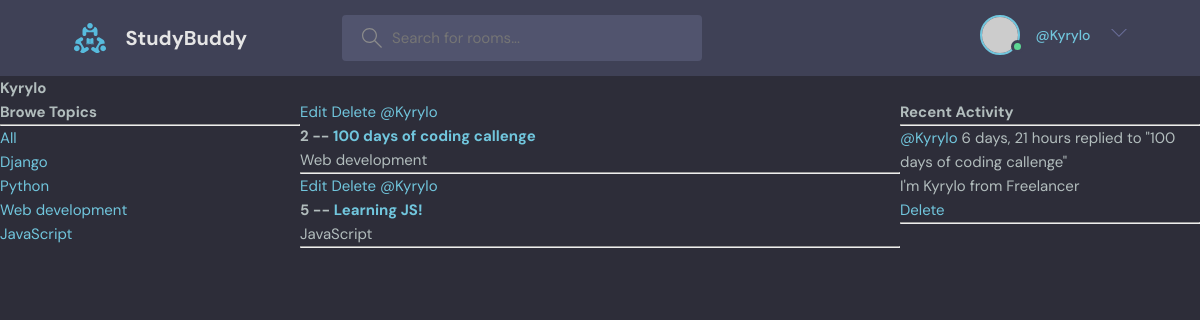
/profile/2/ (signed in), run on the app's committed database.
### base/models.py (models this page shows, shortened)
class Topic(models.Model):
    name = models.CharField(max_length=200)

class Room(models.Model):
    host = models.ForeignKey(User, on_delete=models.SET_NULL, null=True)
    topic = models.ForeignKey(Topic, on_delete=models.SET_NULL, null=True)
    name = models.CharField(max_length=200)
    description = models.TextField(null=True, blank=True)
    participants = models.ManyToManyField(
        User, related_name='participants', blank=True)
    updated = models.DateTimeField(auto_now=True)
    created = models.DateTimeField(auto_now_add=True)
    class Meta:
        ordering = ['-updated', '-created']
    def __str__(self):
        return self.name

class Message(models.Model):
    user = models.ForeignKey(User, on_delete=models.CASCADE)
    room = models.ForeignKey(Room, on_delete=models.CASCADE)
    body = models.TextField()
    updated = models.DateTimeField(auto_now=True)
    created = models.DateTimeField(auto_now_add=True)
    class Meta:
        ordering = ['-updated', '-created']
    def __str__(self):
        return self.body[0:50]

### base/views.py (the view)
# urls.py: path('profile/<str:pk>/', views.userProfile, name='user-profile'),
def userProfile(request, pk):
    user = User.objects.get(id=pk)
    rooms = user.room_set.all()
    room_messages = user.message_set.all()
    topics = Topic.objects.all()
    context = {'user': user, 'rooms': rooms, 'room_messages': room_messages, 'topics': topics}
    return render(request, 'base/profile.html', context)

### base/templates/base/profile.html (shortened to what this page needs)
{% extends 'main.html' %}
{% block content %}
<h1>{{user.username}}</h1>
<div class="profile-container">
    <div>
        {% include 'base/topics_component.html' %}
    </div>
    <div>
        {% include 'base/feed_component.html' %}
    </div>
    <div>
        {% include 'base/activity_component.html' %}
    </div>
</div>
{% endblock content %}

### templates/navbar.html (shortened to what this page needs)
<header class="header header--loggedIn">
  <div class="container">
    <a href="{% url 'home' %}" class="header__logo">
      <img src="assets/logo.svg" />
      <h1>StudyBuddy</h1>
    </a>
    <form class="header__search" method="GET" action="{% url 'home' %}">
      <label>
        <input type="text" name="q" placeholder="Search for rooms..." />
      </label>
    </form>
    <nav class="header__menu">
      {% if request.user.is_authenticated %}
      <div class="header__user">
        <a href="profile.html">
          <div class="avatar avatar--medium active">
            <img src="https://randomuser.me/api/portraits/men/37.jpg" />
          </div>
          <p>{{request.user.name}} <span>@{{request.user.username}}</span></p>
        </a>
        <button class="dropdown-button">
          <svg version="1.1" xmlns="http://www.w3.org/2000/svg" width="32" height="32" viewBox="0 0 32 32">
            <title>chevron-down</title>
            <path d="M16 21l-13-13h-3l16 16 16-16h-3l-13 13z"></path>
          </svg>
        </button>
      </div>
      {% else %}
      <a href="{% url 'login' %}">
        <img src="./assets/avatar.svg" />
        <p>Login</p>
      </a>
      {% endif %}
    </nav>
  </div>
</header>

### base/templates/base/topics_component.html
<h3>Browe Topics</h3>
    <hr />
    <div>
      <a href="{% url 'home' %}">All</a>
    </div>
    {% for topic in topics %}
    <div>
      <a href="{% url 'home' %}?q={{topic.name}}">{{topic.name}}</a>
    </div>
    {% endfor %}

### base/templates/base/feed_component.html
<div>
    {% for room in rooms %}
    <div>
      {% if request.user == room.host %}
      <a href="{% url 'update-room' room.id %}">Edit</a>
      <a href="{% url 'delete-room' room.id %}">Delete</a>
      {% endif %}
      <a href="{% url 'user-profile' room.host.id %}">@{{room.host.username}}</a>
      <h5>
        {{room.id}} -- <a href="{% url 'room' room.id %}"> {{room.name}}</a>
      </h5>
      <small>{{room.topic.name}}</small>
      <hr />
    </div>
    {% endfor %}
  </div>

### base/templates/base/activity_component.html
<h3>Recent Activity</h3>
<hr />
{% for message in room_messages %}
<small><a href="{% url 'user-profile' message.user.id %}">@{{message.user}}</a> {{message.created|timesince}}</small>
<small>replied to "{{message.room}}"</small>
<p>{{message}}</p>
{% if request.user == message.user %}
<a href="{% url 'delete-message' message.id %}">Delete</a>
{% endif %}
<hr />
{% endfor %}

### static/styles/style.css (style rules this page uses)
:root { --color-main: #71c6dd; --color-main-light: #e1f6fb; --color-dark: #3f4156; --color-dark-medium: #51546e; --color-dark-light: #696d97; --color-light: #e5e5e5; --color-gray: #8b8b8b; --color-light-gray: #b2bdbd; --color-bg: #2d2d39; --color-success: #5dd693; --color-error: #fc4b0b; }
* { font-family: "DM Sans", -apple-system, BlinkMacSystemFont, "Segoe UI", Roboto, Oxygen, Ubuntu, Cantarell, "Open Sans", "Helvetica Neue", sans-serif; margin: 0; padding: 0; box-sizing: border-box; text-rendering: optimizeLegibility; font-size: inherit; }
html { font-size: 56.25%; }
@media only screen and (min-width: 1200px) { html { font-size: 62.5%; } }
body { line-height: 1.6; font-weight: 400; font-size: 1.5rem; color: var(--color-light-gray); background-color: var(--color-bg); min-height: 100vh; }
img { width: 100%; }
a { display: inline-block; color: var(--color-main); text-decoration: none; }
.container { max-width: 120rem; width: 90%; margin: auto; }
.avatar { position: relative; display: inline-block; border-radius: 50%; border: 2px solid var(--color-main); }
.avatar img { display: block; border-radius: 50%; object-fit: cover; object-position: center; }
.avatar::after { content: ""; display: block; position: absolute; background-color: var(--color-gray); z-index: 111; border-radius: 50%; border: 0.3rem solid var(--color-dark); }
.avatar.active::after { background-color: var(--color-success); }
.avatar.avatar--medium img { width: 3.6rem; height: 3.6rem; border-radius: 50%; }
.avatar.avatar--medium:after { width: 0.7rem; height: 0.7rem; bottom: 0px; right: -6px; }
.header { padding: 1.5rem; background-color: var(--color-dark); }
.header > .container { display: flex; gap: 9.5rem; }
.header__logo, .header__user { display: flex; gap: 2rem; align-items: center; }
.header__logo > img { height: 3.2rem; width: 3.2rem; }
.header__logo > h1 { font-weight: 700; font-size: 2rem; color: var(--color-light); }
.header__search > label { background-color: var(--color-dark-medium); padding: 1.3rem 1rem; display: flex; align-items: center; gap: 1rem; border-radius: 4px; }
.header__search svg { fill: var(--color-gray); width: 2rem; height: 2rem; margin-left: 1rem; }
.header__search input { width: 30rem; background: transparent; border: none; outline: none; color: var(--color-light); }
.header__menu { margin-left: auto; position: relative; }
.header__menu a { display: flex; gap: 1.5rem; align-items: center; font-weight: 500; text-decoration: none; color: var(--color-gray); }
.header__menu img { height: 3.6rem; }
.header__menu p { line-height: 1.2; }
.header__menu span { color: var(--color-main); font-weight: 500; font-size: 1.4rem; display: block; }
.header__menu svg { width: 1.6rem; height: 1.6rem; fill: var(--color-dark-light); }
.dropdown-button { background: transparent; border: 0; outline: 0; cursor: pointer; }

### base/templates/base/profile.html (style rules this page uses)
.profile-container { display: grid; grid-template-columns: 1fr 2fr 1fr; }

### data on the page
Topic: name "Django"
Topic: name "Python"
Topic: name "Web development"
Topic: name "JavaScript"
Room: shows "Edit", host.username "Kyrylo", id "2", name "100 days of coding callenge", topic.name "Web development"
Room: shows "Edit", host.username "Kyrylo", id "5", name "Learning JS!", topic.name "JavaScript"
Message: user "Kyrylo", created "6 days, 21 hours", room "100 days of coding callenge", body "I'm Kyrylo from Freelancer", shows "Delete"

### other printed values
{{ request.user.username }} "Kyrylo"
{{ user.username }} "Kyrylo"
